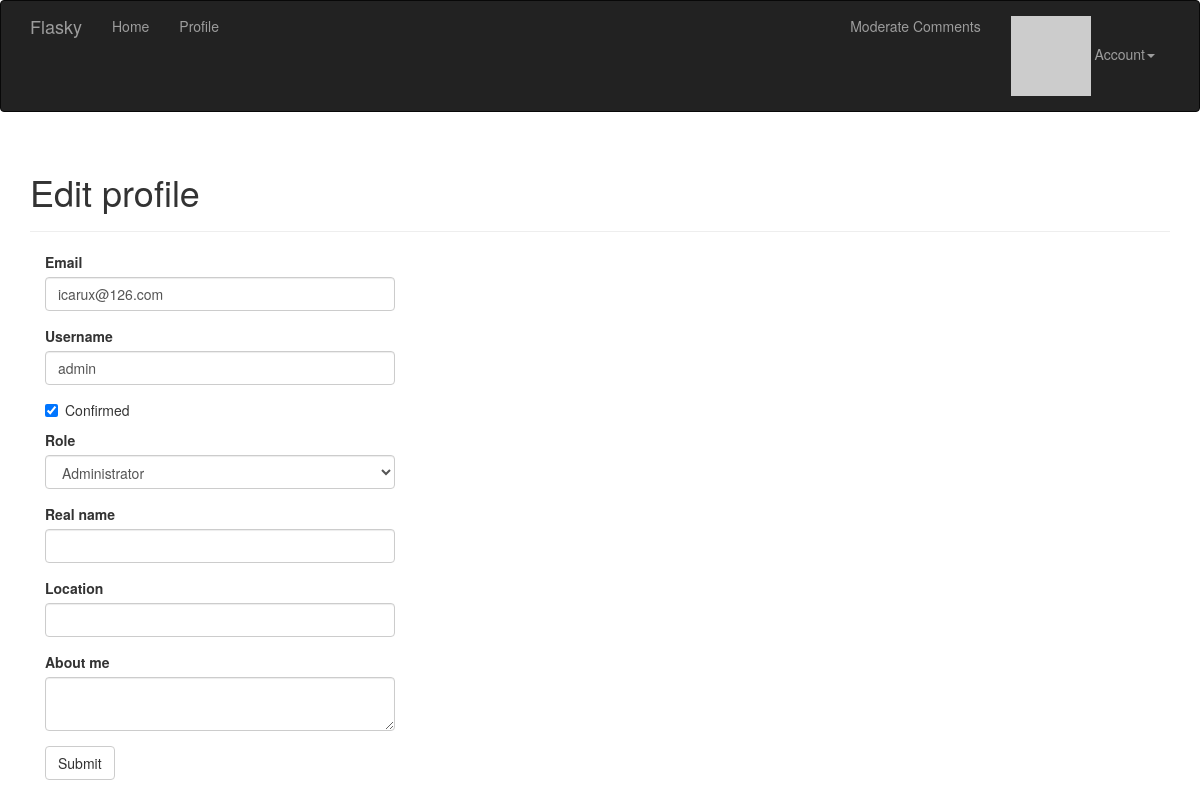
The page /edit-profile/1 (signed in) on the database its author committed.
### src/app/models.py (models this page shows, shortened)
class User(UserMixin, db.Model):
    __tablename__ = 'users'
    id = db.Column(db.Integer(), primary_key=True)
    email = db.Column(db.String(64), unique=True, index=True)
    username = db.Column(db.String(255), unique=True, index=True)
    role_id = db.Column(db.Integer, db.ForeignKey('roles.id'))
    posts = db.relationship('Post', backref='author', lazy='dynamic')
    comments = db.relationship('Comment', backref='author', lazy='dynamic')
    password_hash = db.Column(db.String(128))
    confirmed = db.Column(db.Boolean(), default=False)
    name = db.Column(db.String(64))
    location = db.Column(db.String(64))
    about_me = db.Column(db.Text())
    member_since = db.Column(db.DateTime(), default=datetime.utcnow)
    last_seen = db.Column(db.DateTime(), default=datetime.utcnow)
    avatar_hash = db.Column(db.String(32))
    followed = db.relationship('Follow',
                               foreign_keys=[Follow.follower_id],
                               backref=db.backref('follower', lazy='joined'),
                               lazy='dynamic',
                               cascade='all, delete-orphan')
    followers = db.relationship('Follow',
                               foreign_keys=[Follow.followed_id],
                               backref=db.backref('followed', lazy='joined'),
                               lazy='dynamic',
                               cascade='all, delete-orphan')
    @property
    def password(self):
        raise AttributeError('password is not a readable attribute')
    def can(self, permission):
        return self.role is not None and (self.role.permission & permission) == permission
    def ping(self):
        self.last_seen = datetime.utcnow()
        db.session.add(self)
    def gravatar(self, size=100, default='identicon', rating='g'):
        if request.is_secure:
            url = 'http://secure.gravatar.com/avatar'
        else:
            url = 'http://www.gravatar.com/avatar'
        hash = self.avatar_hash or self.gravatar_hash()
        return '{url}/{hash}?s={size}&d={default}&r={rating}'.format(
            url=url, hash=hash, size=size, default=default, rating=rating)

### src/app/main/views.py (the view, shortened to what this page needs)
@main.route('/edit-profile/<int:id>', methods=['GET', 'POST'])
@login_required
@permission_required(Permission.ADMINISTER)
def edit_profile_admin(id):
    user = User.query.get_or_404(id)
    form = EditProfileAdminForm(user)
    form.email.data = user.email
    form.username.data = user.username
    form.confirmed.data = user.confirmed
    form.role.data = user.role
    form.name.data = user.name
    form.location.data = user.location
    form.about_me.data = user.about_me
    return render_template('edit_profile.html', form=form, user=user)

### src/app/main/forms.py (shortened to what this page needs)
class EditProfileAdminForm(FlaskForm):
    email = StringField('Email', validators=[Required(),
                                             Length(1, 64),
                                             Email()])
    username = StringField('Username', validators=[Required(),
                                                   Length(1, 64),
                                                   Regexp('^[A-Za-z][A-Za-z0-9_.]*$', 0, 'Username must have only letters,'
                                                          'numbers, dots or underscores')])
    confirmed = BooleanField('Confirmed')
    role = SelectField('Role', coerce=int)
    name = StringField('Real name', validators=[Length(0, 64)])
    location = StringField('Location', validators=[Length(0, 64)])
    about_me = TextAreaField('About me')
    submit = SubmitField('Submit')
    def __init__(self, user, *args, **kwargs):
        super().__init__(*args, **kwargs)
        self.role.choices = [(role.id, role.name)
                             for role in Role.query.order_by(Role.name).all()]
        self.user = user

### src/app/auth/views.py (called while the page is built)
@auth.before_app_request
def before_request():
    print(request, ':', request.endpoint)
    if current_user.is_authenticated:
        current_user.ping()
        if not current_user.confirmed and request.endpoint[:5] != 'auth.':
            return redirect(url_for('auth.unconfirmed'))

### src/app/main/__init__.py (called while the page is built)
@main.app_context_processor
def inject_permissions():
    return dict(Permission=Permission)

### src/app/models.py (called while the page is built)
@login_manager.user_loader
def load_user(user_id):
    return User.query.get(int(user_id))

### src/app/templates/edit_profile.html (shortened to what this page needs)
<!DOCTYPE html>
{% extends 'base.html' %}
{% import 'bootstrap/wtf.html' as wtf %}
{% block page_content %}
<div class='page-header'>
    <h1>Edit profile</h1>
</div>
<div class='col-md-4'>
    {{ wtf.quick_form(form) }}
</div>
{% endblock %}

### rows shown on the page
User: email "icarux@126.com", username "admin", confirmed "☑", role "Administrator"
